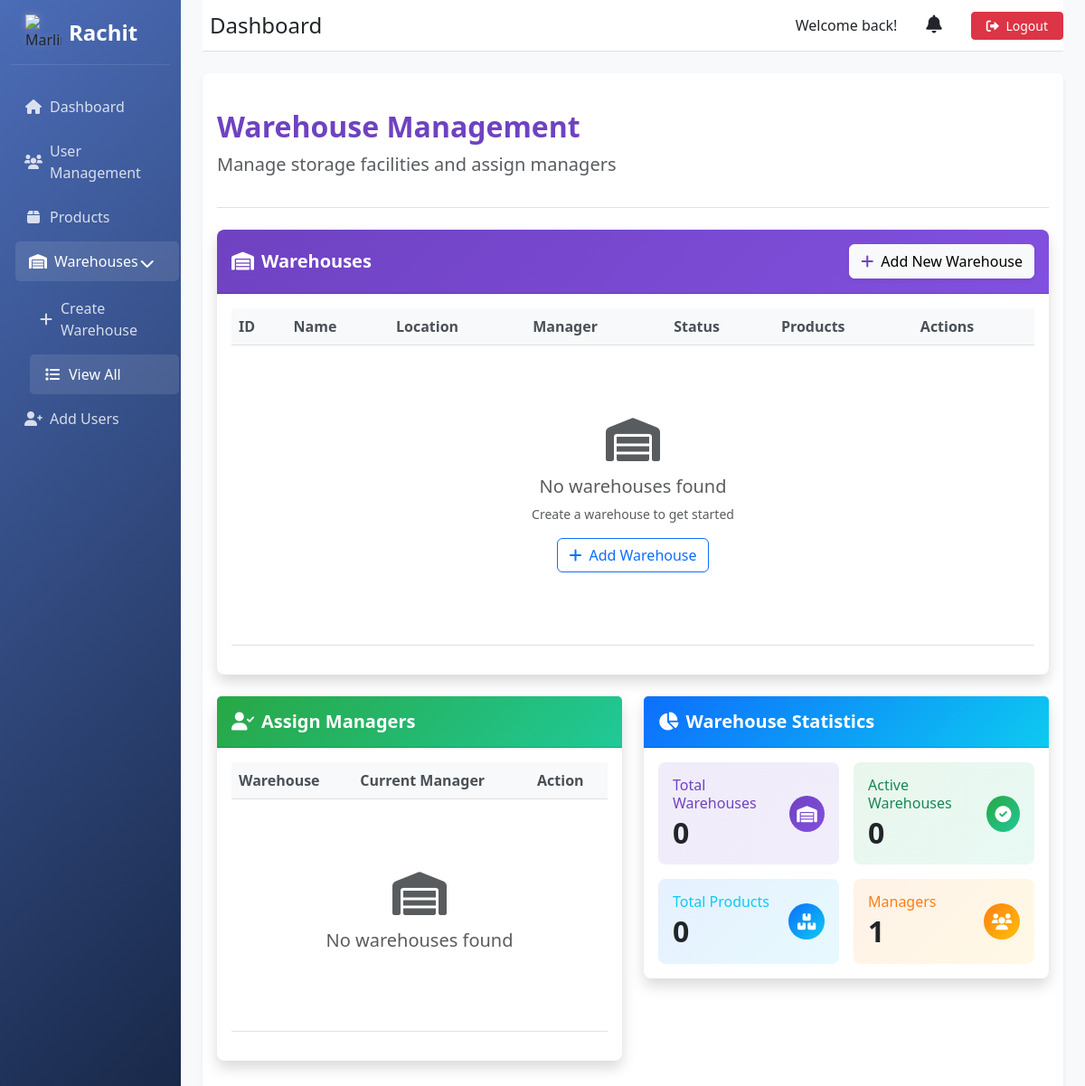
Page /manage_warehouses/ (signed in) on the earlier database version.
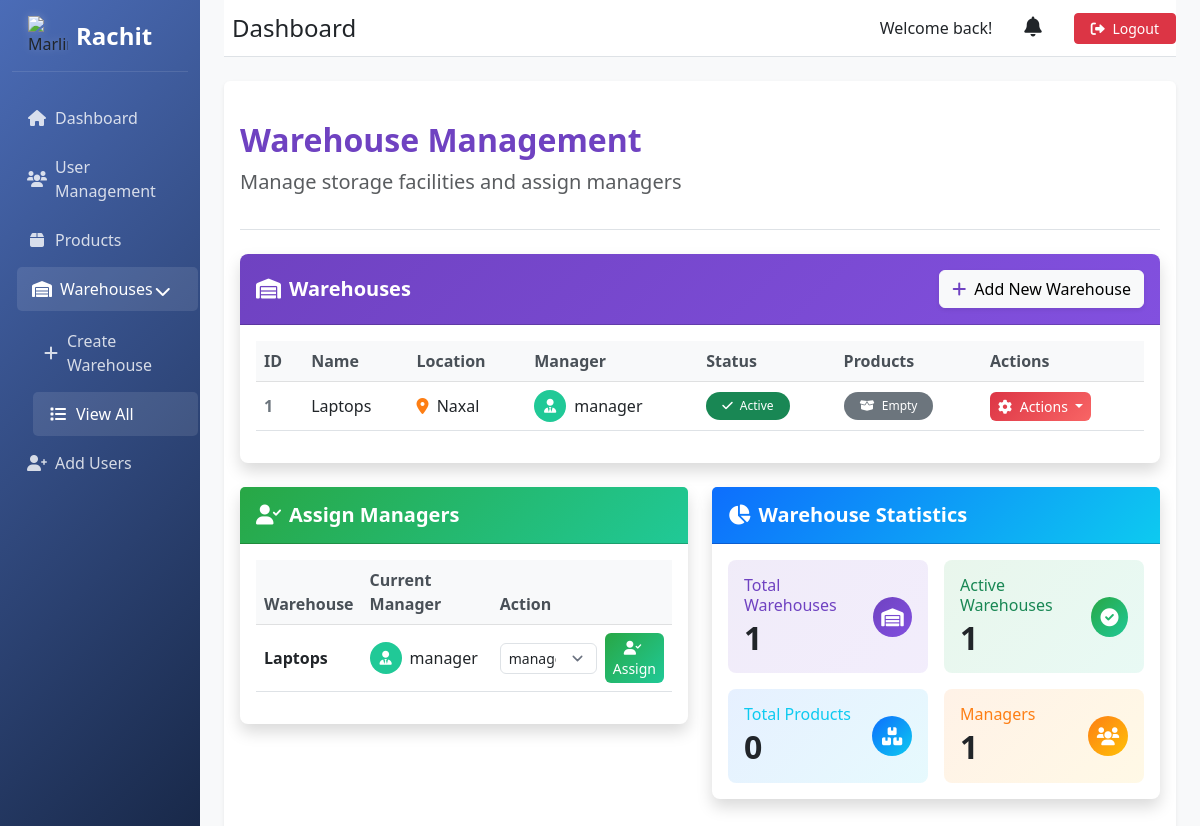
Same page on the later database version.
### user/models.py (models this page shows, shortened)
class Warehouse(models.Model):
    name = models.CharField(max_length=255)
    location = models.CharField(max_length=255)
    manager = models.OneToOneField('CustomUser', on_delete=models.SET_NULL, null=True, blank=True, related_name='managed_warehouse')
    handles_expiring = models.BooleanField(default=False)

class CustomUser(AbstractUser):
    ROLE_CHOICES = [
        ('super_admin', 'Super Admin'),
        ('admin', 'Admin'),
        ('warehouse_manager', 'Warehouse Manager'),
        ('staff', 'Staff'),
        ('customer', 'Customer'),
    ]
    role = models.CharField(max_length=20, choices=ROLE_CHOICES, default='customer')
    email = models.EmailField(unique=True, blank=False, null=False)
    is_email_verified = models.BooleanField(default=False)
    verification_token = models.CharField(max_length=100, blank=True, null=True)
    warehouse = models.ForeignKey(Warehouse, on_delete=models.SET_NULL, null=True, blank=True, related_name='employees')
    is_approved = models.BooleanField(default=False)
    is_verified = models.BooleanField(default=False)
    is_staff = models.BooleanField(default=False)
    created_by = models.ForeignKey('self', on_delete=models.SET_NULL, null=True, blank=True, related_name='created_users')
    reset_password_token = models.CharField(max_length=32, null=True, blank=True)
    reset_password_expires = models.DateTimeField(null=True, blank=True)
    @property
    def unread_notifications_count(self):
        return self.notifications.filter(is_read=False).count()

### user/views.py (the view)
# urls.py: path('manage_warehouses/', views.manage_warehouses, name='manage_warehouses'),  # Manage warehouses (Admin)
@login_required
def manage_warehouses(request):
    if request.user.role != 'admin':
        return HttpResponseForbidden("You are not authorized to view this page")
    warehouses = Warehouse.objects.all()
    available_managers = CustomUser.objects.filter(
        role='warehouse_manager',
        is_active=True,
    )
    active_warehouses = warehouses.filter(manager__isnull=False)
    total_products = Product.objects.count()
    context = {
        'warehouses': warehouses,
        'available_managers': available_managers,
        'active_warehouses': active_warehouses,
        'total_products': total_products
    }
    return render(request, 'manage_warehouses.html', context)

### templates/manage_warehouses.html (shortened to what the changed rows need)
{% extends 'base_dashboard.html' %}
{% block content %}
<div class="pt-4 pb-3 mb-4 border-bottom">
    <h1 class="h2 fw-bold text-purple">Warehouse Management</h1>
</div>
<div class="row mb-4">
    <div class="col-12">
        <div class="card shadow border-0 rounded-3 overflow-hidden">
            <div class="card-body">
                <div class="table-responsive">
                    <table class="table table-hover align-middle">
                        <thead class="table-light">
                            <tr>
                                <th>ID</th>
                                <th>Name</th>
                                <th>Location</th>
                                <th>Manager</th>
                                <th>Status</th>
                                <th>Products</th>
                                <th>Actions</th>
                            </tr>
                        </thead>
                        <tbody>
                            {% for warehouse in warehouses %}
                            <tr data-warehouse-id="{{ warehouse.id }}" class="align-middle">
                                <td class="fw-bold text-secondary">{{ warehouse.id }}</td>
                                <td>{{ warehouse.name }}</td>
                                <td><i class="fas fa-map-marker-alt text-orange me-1"></i> {{ warehouse.location }}</td>
                                <td>
                                    {% if warehouse.manager %}
                                        <div class="d-flex align-items-center">
                                            <div class="avatar-sm bg-teal rounded-circle text-white me-2 d-flex align-items-center justify-content-center">
                                                <i class="fas fa-user-tie"></i>
                                            </div>
                                            <span>{{ warehouse.manager.username }}</span>
                                        </div>
                                    {% else %}
                                        <span class="text-muted"><i class="fas fa-user-slash me-1"></i> Unassigned</span>
                                    {% endif %}
                                </td>
                                <td>
                                    {% if warehouse.manager %}
                                        <span class="badge bg-success rounded-pill px-3 py-2"><i class="fas fa-check me-1"></i> Active</span>
                                    {% else %}
                                        <span class="badge bg-warning rounded-pill px-3 py-2"><i class="fas fa-clock me-1"></i> Pending Manager</span>
                                    {% endif %}
                                </td>
                                <td>
                                    {% with product_count=warehouse.product_set.count %}
                                        {% if product_count > 0 %}
                                            <span class="badge bg-info rounded-pill px-3 py-2 product-count" data-count="{{ product_count }}">
                                                <i class="fas fa-boxes me-1"></i> {{ product_count }} products
                                            </span>
                                        {% else %}
                                            <span class="badge bg-secondary rounded-pill px-3 py-2 product-count" data-count="0">
                                                <i class="fas fa-box-open me-1"></i> Empty
                                            </span>
                                        {% endif %}
                                    {% endwith %}
                                </td>
                                <td>
                                    <div class="btn-group">
                                        <button type="button" class="btn btn-sm btn-gradient-red rounded dropdown-toggle" data-bs-toggle="dropdown" aria-expanded="false">
                                            <i class="fas fa-cog me-1"></i> Actions
                                        </button>
                                    </div>
                                </td>
                            </tr>
                            {% empty %}
                            <tr>
                                <td colspan="7" class="text-center py-5">
                                    <div class="empty-state">
                                        <i class="fas fa-warehouse text-muted mb-3" style="font-size: 3rem;"></i>
                                        <h5 class="text-muted">No warehouses found</h5>
                                        <p class="text-muted small">Create a warehouse to get started</p>
                                        <a href="{% url 'create_warehouse' %}" class="btn btn-outline-primary">
                                            <i class="fas fa-plus me-2"></i>Add Warehouse
                                        </a>
                                    </div>
                                </td>
                            </tr>
                            {% endfor %}
                        </tbody>
                    </table>
                </div>
            </div>
        </div>
    </div>
</div>
<div class="row">
    <div class="col-md-6 mb-4">
        <div class="card shadow border-0 rounded-3">
            <div class="card-body">
                <div class="table-responsive">
                    <table class="table align-middle">
                        <thead class="table-light">
                            <tr>
                                <th>Warehouse</th>
                                <th>Current Manager</th>
                                <th>Action</th>
                            </tr>
                        </thead>
                        <tbody>
                            {% for warehouse in warehouses %}
                            <tr>
                                <td class="fw-bold">{{ warehouse.name }}</td>
                                <td>
                                    {% if warehouse.manager %}
                                        <div class="d-flex align-items-center">
                                            <div class="avatar-sm bg-teal rounded-circle text-white me-2 d-flex align-items-center justify-content-center">
                                                <i class="fas fa-user-tie"></i>
                                            </div>
                                            <span>{{ warehouse.manager.username }}</span>
                                        </div>
                                    {% else %}
                                        <span class="text-muted"><i class="fas fa-user-slash me-1"></i> Unassigned</span>
                                    {% endif %}
                                </td>
                                <td>
                                    <form method="POST" action="{% url 'assign_warehouse_manager' warehouse.id %}" class="d-flex align-items-center">
                                        <select name="manager_id" class="form-select form-select-sm me-2 rounded" required>
                                            {% for manager in available_managers %}
                                                <option value="{{ manager.id }}" {% if warehouse.manager and warehouse.manager.id == manager.id %}selected{% endif %}>
                                                    {{ manager.username }} {% if manager.role %}({{ manager.role }}){% endif %}
                                                </option>
                                            {% endfor %}
                                        </select>
                                        <button type="submit" class="btn btn-sm btn-gradient-green rounded animate-hover">
                                            <i class="fas fa-user-check me-1"></i> Assign
                                        </button>
                                    </form>
                                </td>
                            </tr>
                            {% empty %}
                            <tr>
                                <td colspan="3" class="text-center py-5">
                                    <div class="empty-state">
                                        <i class="fas fa-warehouse text-muted mb-3" style="font-size: 3rem;"></i>
                                        <h5 class="text-muted">No warehouses found</h5>
                                    </div>
                                </td>
                            </tr>
                            {% endfor %}
                        </tbody>
                    </table>
                </div>
            </div>
        </div>
    </div>
    <div class="col-md-6 mb-4">
        <div class="card shadow border-0 rounded-3">
            <div class="card-body">
                <div class="row g-3">
                    <div class="col-md-6">
                        <div class="p-3 bg-gradient-purple-light rounded-3 hover-scale">
                            <div class="d-flex justify-content-between align-items-center">
                                <div>
                                    <h6 class="text-purple mb-1">Total Warehouses</h6>
                                    <h2 class="mb-0 fw-bold text-dark">{{ warehouses|length }}</h2>
                                </div>
                            </div>
                        </div>
                    </div>
                    <div class="col-md-6">
                        <div class="p-3 bg-gradient-green-light rounded-3 hover-scale">
                            <div class="d-flex justify-content-between align-items-center">
                                <div>
                                    <h6 class="text-success mb-1">Active Warehouses</h6>
                                    <h2 class="mb-0 fw-bold text-dark">{{ active_warehouses|length }}</h2>
                                </div>
                            </div>
                        </div>
                    </div>
                    <div class="col-md-6">
                        <div class="p-3 bg-gradient-blue-light rounded-3 hover-scale">
                            <div class="d-flex justify-content-between align-items-center">
                                <div>
                                    <h2 class="mb-0 fw-bold text-dark">{{ total_products }}</h2>
                                </div>
                            </div>
                        </div>
                    </div>
                    <div class="col-md-6">
                        <div class="p-3 bg-gradient-orange-light rounded-3 hover-scale">
                            <div class="d-flex justify-content-between align-items-center">
                                <div>
                                    <h2 class="mb-0 fw-bold text-dark">{{ available_managers|length }}</h2>
                                </div>
                            </div>
                        </div>
                    </div>
                </div>
            </div>
        </div>
    </div>
</div>
{% endblock %}

Differences in the rows shown:
added Warehouse: id "1", name "Laptops", location "Naxal", manager.username "manager", shows "Active", manager_id "manager (warehouse_manager)"
Other differences:
{{ warehouses|length }}: "0" → "1"
{{ active_warehouses|length }}: "0" → "1"
text no longer shown: "No warehouses found Create a warehouse to get started Add Warehouse No warehouses found"
